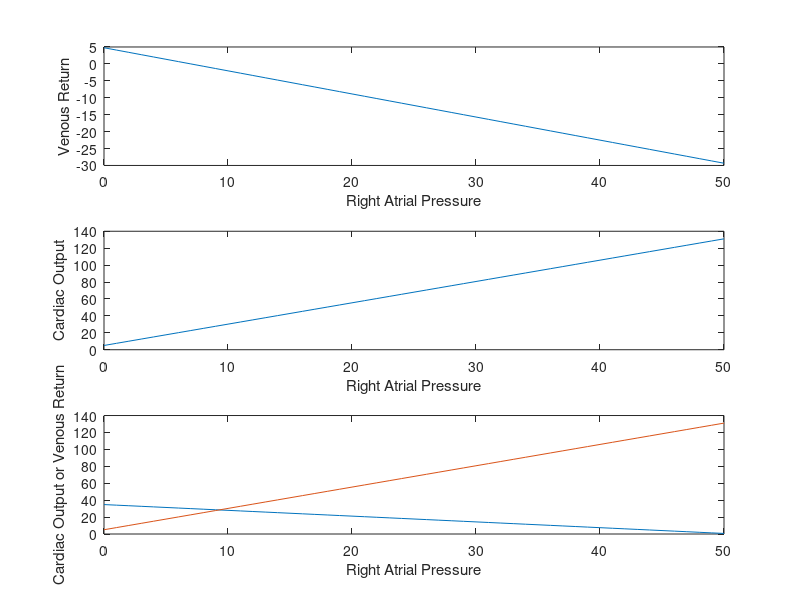

This chart was generated by the following MATLAB code:
clc
clear
P_ra= 0:50; % Right Atrial Pressure
P_ms= 7;    % Mean systemic Pressure
P_A= 100;   % Atrial Pressure
P_pl= -4;   % Plumonary Pressure
R_v= 0.4;   % Ventricular Resistance
R_A= 19.2;  % Atrial Resistance
C_A= 0.028;  % Atrial capacitance
C_D= 0.035;  % Diastolic Capacitance
C_S= 0.0007; % Systolic Capacitance
C_V=0.5;    % Ventricular Capacitance
f= 72;      % Heart Rate
Q_R=(P_ms-P_ra)/(R_v+(R_A.*C_A+(C_A+C_V))); %venous return
Q_C= f.*C_D.*(P_ra-(C_S.*P_A./C_D)-P_pl);   %cardiac output
subplot(3,1,1);
plot(P_ra,Q_R);
xlabel('Right Atrial Pressure');
ylabel('Venous Return');
subplot(3,1,2);
plot(P_ra,Q_C);
xlabel('Right Atrial Pressure');
ylabel('Cardiac Output');
subplot(3,1,3);
plot(P_ra,Q_R+30);
hold on
plot(P_ra,Q_C);
xlabel('Right Atrial Pressure');
ylabel('Cardiac Output or Venous Return');